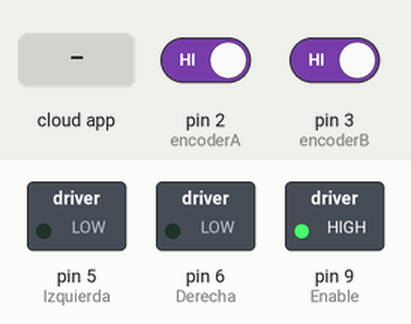
Simulated run of this sketch. Board: Arduino Uno, built with avr-gcc and run on an emulated ATmega328P. Parts: switched loads named in the sketch (green lamp = pin HIGH). Inputs (shaded band) come from the test bench; at power-on: pin 2 (encoderA) HIGH, pin 3 (encoderB) HIGH. The ROS host is connected and sends only what is stated.

Above: at 1.2 s.
1.3 s: the phone or cloud app sets motor_input to -100
At 2.0 s:
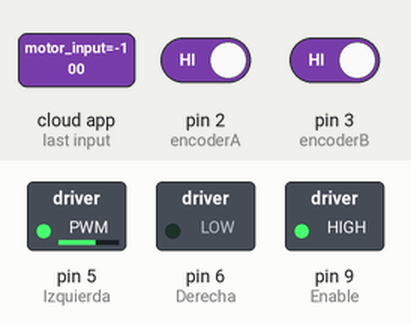
2.8 s: the phone or cloud app sets motor_input to 100
At 3.1 s:
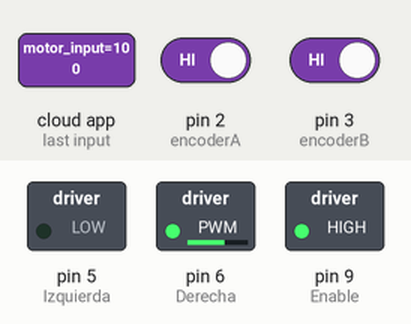
Timing chart, 0 to 5.8 s (numbered marks = the images above; inputs shaded):
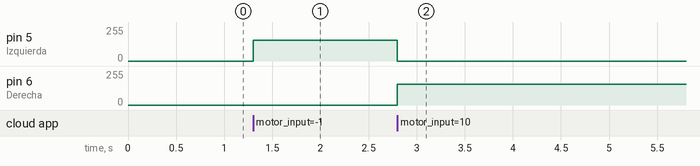

Measured:
- after the input at 1.3 s, pin 5 (Izquierda): 0/255 → 156/255 at once
- after the input at 2.8 s, pin 5 (Izquierda): 156/255 → 0/255 at once; pin 6 (Derecha): 0/255 → 156/255 at once

The sketch:

motor_challenge.ino
```cpp
#include <ros.h>
#include <std_msgs/String.h>
#include <std_msgs/Float32.h>

//Pines del Puente H
int Enable = 9;
int Izquierda = 5;
int Derecha = 6;

// Pines de Encoders
int encoderA = 2;
int encoderB = 3;
float protectedCount = 0;
float previousCount = 0;
float velocidad = 0.0;

// Contador
volatile int count = 0;

//Variable para guardar el valor que recibimos del nodo input
int value;

// New CODE
#define ENC_COUNT_REV 455


// Define variables
float roc = 0;

long previousMillis = 0;
long currentMillis = 0;

int interval = 10;

#define readA bitRead(PIND,2)
#define readB bitRead(PIND,3)

//Funcion callback para la subscripcion
void input_callback(const std_msgs::Float32 &msg){
  value = msg.data*255;
}

//Creamos el nodo
ros::NodeHandle motor;
//Subscripcion para el topico cmd_pwm
ros::Subscriber<std_msgs::Float32> input_sub("motor_input", &input_callback);

//Variable para publicar el valor actual del puente H
std_msgs::Float32 pwm_signal;

//Crear el topico motor_pwm para publicar su valor
ros::Publisher motor_output("motor_output", &pwm_signal);

//Iniciamos el nodo, nos subscribimos al topico cmd_pwm e inicializamos los pines del puente H
void setup() {

  // Pins for encoders
  pinMode(encoderA, INPUT_PULLUP);
  pinMode(encoderB, INPUT_PULLUP);

  attachInterrupt(digitalPinToInterrupt(encoderA), ACallback, RISING);
  attachInterrupt(digitalPinToInterrupt(encoderB), BCallback, RISING);

  // Node config
  motor.initNode();
  motor.advertise(motor_output);

  // Motor pins config
  pinMode(Enable, OUTPUT);
  pinMode(Izquierda, OUTPUT);
  pinMode(Derecha, OUTPUT);

  motor.subscribe(input_sub);
  analogWrite(Enable, 255);
}

void loop() {
  // Count updated using interrupts
  noInterrupts();
  protectedCount = count;
  interrupts();

  currentMillis = millis();

  // Period of time "interval"
  if (currentMillis - previousMillis > interval) {

    previousMillis = currentMillis;

    // Calculate Rate of change
    roc = (float)((protectedCount-previousCount)/(interval));

    // Message creation
    pwm_signal.data = roc * 2 * 3.1416;
    if(pwm_signal.data > 30.0){
      pwm_signal.data = 30.0;
    } else if(pwm_signal.data < -30.0){
      pwm_signal.data = -30.0;
    }

    previousCount = protectedCount;
    protectedCount = 0;
  }

  //Asignamos el valor que recibimos en callback hacia la variable que publicamos de regreso
  //pwm_signal.data = value;

  //Si el valor que recibimos de la señal es positivo, giramos en hacia la derecha con ese valor
  if (value > 0){
    analogWrite(Derecha, value);
    analogWrite(Izquierda, 0);
  }
  //Si el valor que recibimos de la señal es negativo, giramos hacia la izquierda con el valor absoluto del valor
  else {
    analogWrite(Izquierda, abs(value));
    analogWrite(Derecha, 0);
  }

  //Publicamos el valor del puente HS
  motor_output.publish(&pwm_signal);
  motor.spinOnce();
  //delay(5);
}

// A and B Callback functions for 2 disks
void ACallback(){
  if(readB != readA) {
    count --;
  } else {
    count ++;
  }
}

void BCallback(){
  if (readA == readB) {
    count --;
  } else {
    count ++;
  }
}
```
